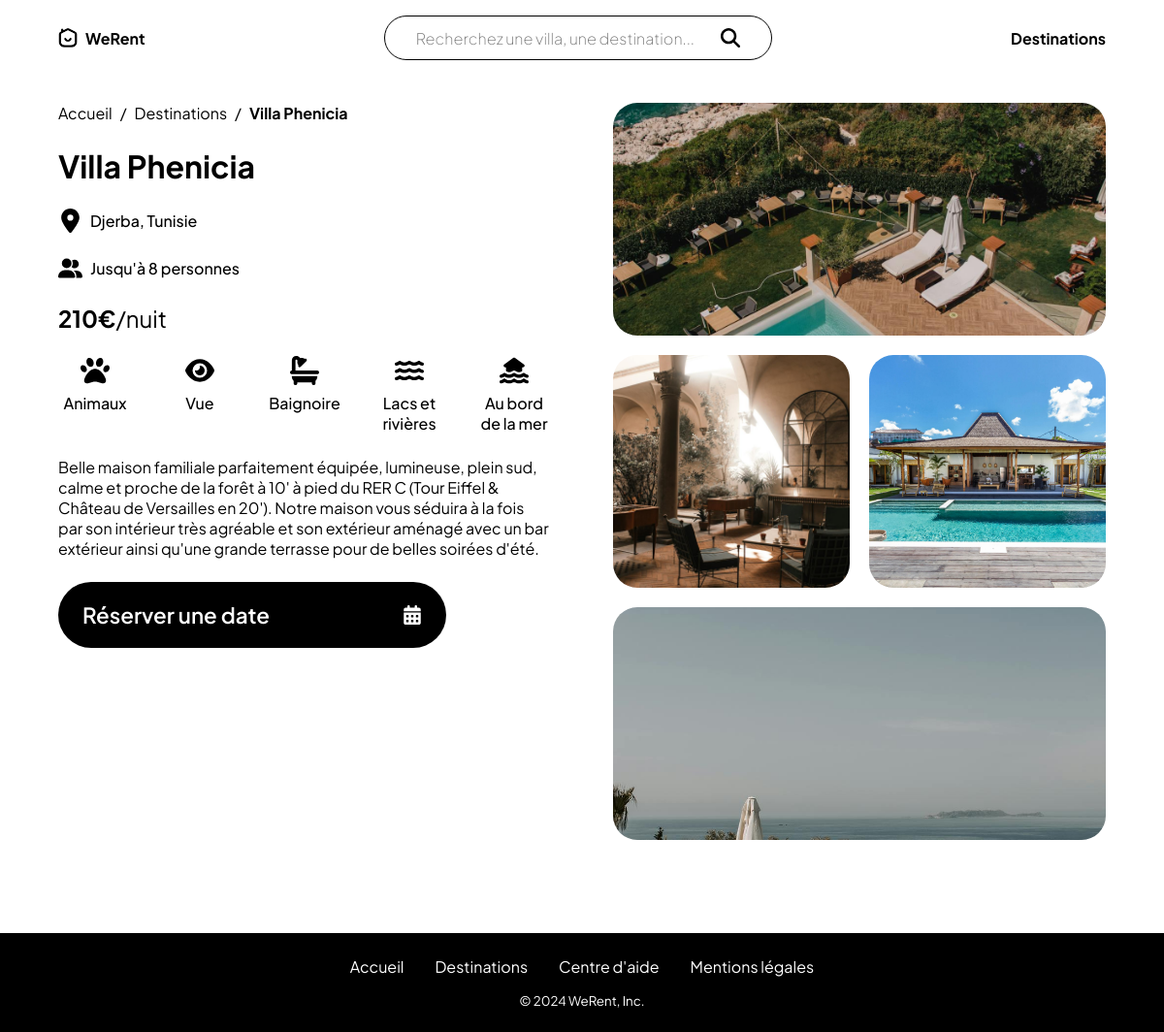
Page /location.php?id=1 on the earlier database version.
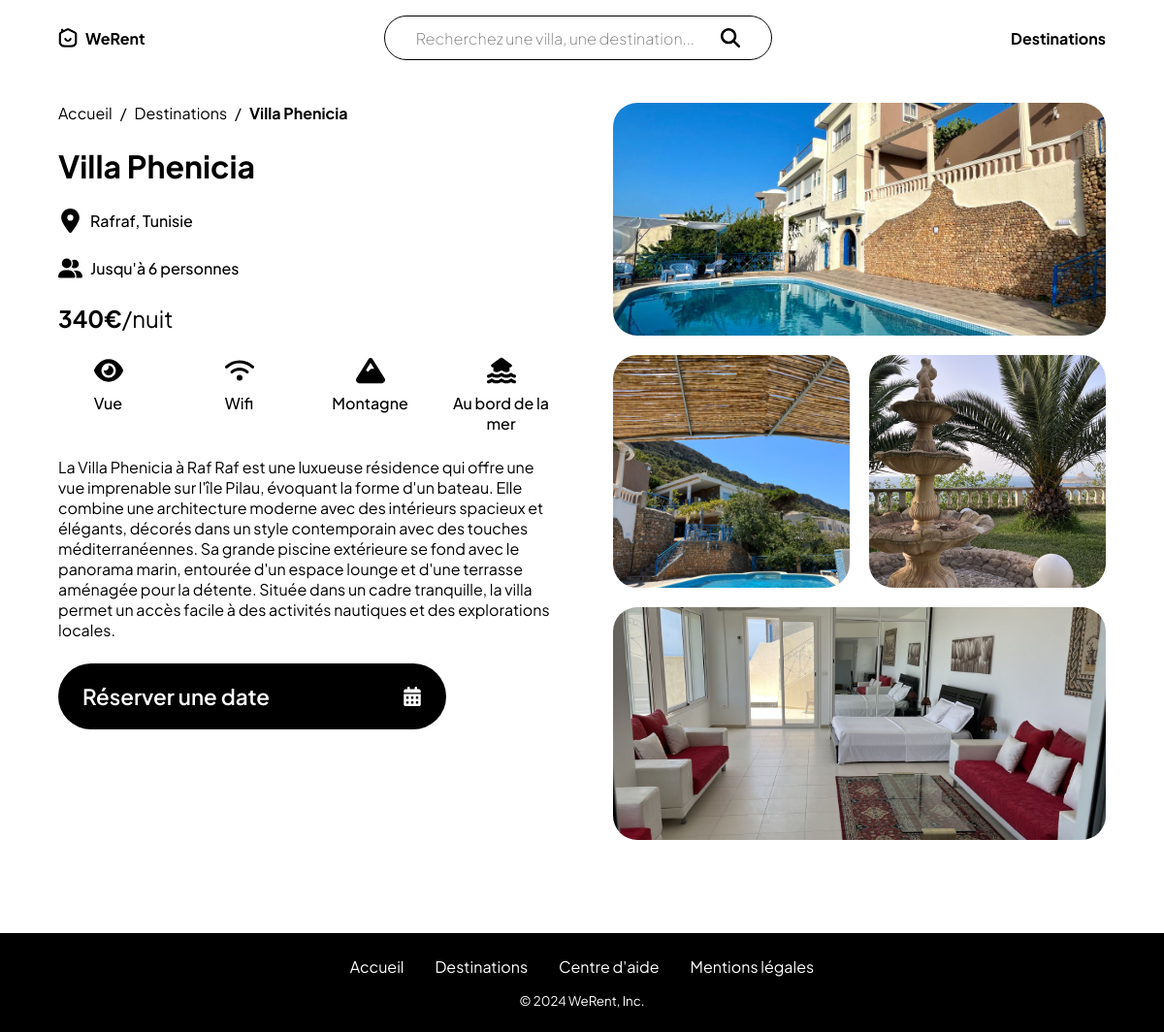
Same page on the later database version.
### tables this page shows
CREATE TABLE `logements` (
  `logementID` int(11) NOT NULL,
  `nom_logement` varchar(255) NOT NULL,
  `type` varchar(50) NOT NULL,
  `description` text NOT NULL,
  `image` text NOT NULL,
  `prix_par_nuit` decimal(10,0) NOT NULL,
  `capacite` int(11) NOT NULL,
  `wifi` tinyint(1) NOT NULL,
  `vue` tinyint(1) NOT NULL,
  `montagne` tinyint(1) NOT NULL,
  `lacs` tinyint(1) NOT NULL,
  `mer` tinyint(1) NOT NULL,
  `animaux` tinyint(1) NOT NULL,
  `baignoire` tinyint(1) NOT NULL,
  `cuisine` tinyint(1) NOT NULL,
  `coord` varchar(255) NOT NULL,
  `destinationextID` int(11) NOT NULL
);

CREATE TABLE `destinations` (
  `destinationID` int(11) NOT NULL,
  `nom_destination` varchar(255) NOT NULL,
  `pays` varchar(255) NOT NULL,
  `continent` enum('Amérique du Sud','Amérique du Nord','Europe','Asie','Afrique','Océanie') NOT NULL
);

### location.php (the view, shortened to what this page needs)
<?php
include ("includes/connexion.php");
if (isset($_GET['id']) && !empty($_GET['id'])) {
    $requete = "SELECT * FROM logements INNER JOIN destinations ON logements.destinationextID = destinations.destinationID WHERE logementID = " . $_GET['id'];
    $stmt = $db->query($requete);
    $resultat = $stmt->fetchall(PDO::FETCH_ASSOC);
} else {
    header('Location: 404.php');
}
?>
<!DOCTYPE html>
<html lang="fr">
<head>
    <link rel="stylesheet" href="css/style.css">
</head>
<body>
    <?php include ('includes/navigation.php'); ?>
    <div class="locationpage">
        <?php foreach ($resultat as $row) {
            $images = explode('+', $row["image"]);
            ?>
            <div class='loca-left'>
                <div class="fil-ariane">
                    <a href="index.php">Accueil</a><span>/</span><a href="destinations.php">Destinations</a><span>/</span><span><b><?php echo $row["nom_logement"] ?> </b>
                    </span>
                </div>
                <h2>
                    <?php echo $row["nom_logement"]; ?>
                </h2>
                <div class='loca-location'>
                    <img src='img/location.svg' alt='location'>
                    <h5>
                        <?php echo $row["nom_destination"] . ", " . $row["pays"]; ?>
                    </h5>
                </div>
                <div class='loca-location'>
                    <img src='img/person.svg' alt='person'>
                <h5>
                <?php echo "Jusqu'à {$row['capacite']} personnes"; ?>
                            </h5>
                            </div>
                <div class='loca-price'>
                    <h3>
                        <?php echo $row["prix_par_nuit"]; ?>€<span>/nuit</span>
                    </h3>
                </div>
                <div class='loca-options'>
                    <?php if ($row["animaux"]): ?>
                        <div class='loca-options-info'>
                            <img src='img/paw.svg' alt=''>
                            <h5>Animaux</h5>
                        </div>
                    <?php endif; ?>
                    <?php if ($row["vue"]): ?>
                        <div class='loca-options-info'>
                            <img src='img/eye.svg' alt=''>
                            <h5>Vue</h5>
                        </div>
                    <?php endif; ?>
                    <?php if ($row["wifi"]): ?>
                        <div class='loca-options-info'>
                            <img src='img/wifi.svg' alt=''>
                            <h5>Wifi</h5>
                        </div>
                    <?php endif; ?>
                    <?php if ($row["montagne"]): ?>
                        <div class='loca-options-info'>
                            <img src='img/mountain.svg' alt=''>
                            <h5>Montagne</h5>
                        </div>
                    <?php endif; ?>
                    <?php if ($row["baignoire"]): ?>
                        <div class='loca-options-info'>
                            <img src='img/bath.svg' alt=''>
                            <h5>Baignoire</h5>
                        </div>
                    <?php endif; ?>
                    <?php if ($row["lacs"]): ?>
                        <div class='loca-options-info'>
                            <img src='img/water.svg' alt=''>
                            <h5>Lacs et rivières</h5>
                        </div>
                    <?php endif; ?>
                    <?php if ($row["mer"]): ?>
                        <div class='loca-options-info'>
                            <img src='img/mer.svg' alt=''>
                            <h5>Au bord de la mer</h5>
                        </div>
                    <?php endif; ?>
                </div>
                <div class='loca-desc'>
                    <p>
                        <?php echo $row["description"]; ?>
                    </p>
                </div>
                <a href='reservation.php?id=<?php echo $_GET['id']; ?>' class='loca-btn'>Réserver une date <img
                        src='img/calendar.svg' alt=''></a>
            </div>
        <?php } ?>
        <div class='loca-right'>
            <?php
            $counter = 1;
            foreach ($images as $image) {
                echo "<div class='loca-img" . $counter . "' style='background-image: url(\"./img/" . $image . "\");' onclick='openModal(\"./img/" . $image . "\")'></div>";
                $counter++;
            }
            ?>
        </div>
    </div>
    <?php include ('includes/footer.php'); ?>
</body>
</html>

### includes/navigation.php
<nav class="navbar">
    <a class="navbarlogo" href="index.php">
        <img src="img/logo.webp" height="25px" alt="">
        <h5>WeRent</h5>
    </a>
    <div class="searchbar">
        <form action="destinations.php" method="GET">
        <input type="text" id="searchInput" name="search_combined" placeholder="Recherchez une villa, une destination...">
        <button type="submit"><img src="./img/loupe.svg" alt=""></button>
        </form>
    </div>
    <a href="destinations.php">
        <h5>Destinations</h5>
    </a>
</nav>

### includes/footer.php
<footer class="footer">
    <div class="footerpages">
        <a href="index.php#homeheader" title="Home">Accueil</a>
        <a href="destinations.php" title="Destinations">Destinations</a>
        <a href="contact.php" title="FAQ">Centre d'aide</a>
        <a href="" title="Terms & conditions">Mentions légales</a>
    </div>
    <small>© 2024 WeRent, Inc.</small>
</footer>

### css/style.css (style rules this page uses)
*, *::after, *::before { margin: 0; padding: 0; box-sizing: border-box; }
:root { --black: #000; --white: #fff; }
html { scroll-behavior: smooth; }
body { margin: 0; padding: 0; font-family: 'Plus Jakarta Sans', sans-serif; }
a { text-decoration: none; color: inherit; }
h1, h2, h3, h4, h5, h6 { margin: 0; padding: 0; }
h2 { font-size: 3rem; font-weight: 700; }
h3 { font-size: 2rem; font-weight: 700; }
h5 { font-size: 1.2rem; font-weight: 500; }
p { font-size: 1rem; }
.navbar { display: flex; justify-content: space-between; align-items: center; padding: 1rem 5%; margin: 0 auto; z-index: 100; gap: 1rem; position: fixed; font-weight: 500; top: 0; left: 0; right: 0; background-color: var(--white); }
.navbar button[type="submit"] { background: none; border: none; cursor: pointer; }
.navbar form { display: flex; width: 100%; }
.navbarlogo { display: flex; justify-content: center; align-items: center; gap: 0.5rem; }
.navbarlogo h5 { font-weight: 700; }
.navbar .searchbar { display: flex; justify-content: space-between; align-items: center; gap: 1rem; width: 400px; padding: 0px 20px; background-color: var(--white); border-radius: 50px; border: 1px solid var(--black); }
.navbar .searchbar input { width: 100%; font-weight: 100; background-color: var(--white); }
.navbar img { width: 20px; height: 20px; }
.navbar a h5 { font-weight: 700; }
.footer { width: 100%; height: fit-content; background-color: var(--black); color: var(--white); display: flex; flex-direction: column; justify-content: center; align-items: center; gap: 1rem; padding: 1.5rem 0; }
.footerpages { display: flex; justify-content: center; align-items: center; gap: 2rem; }
.fil-ariane { display: flex; align-items: center; font-size: 1rem; gap: 0.5rem; text-align: center; }
input[type="submit"], button[type="submit"], #submitBtn { color: var(--white); background-color: var(--black); padding: 12px; font-size: 0.9rem; }
input, select, button, textarea { border: none; background-color: rgb(240, 240, 240); border-radius: 10px; padding: 8px 12px; font-size: 1rem; font-family: "Plus Jakarta Sans", sans-serif; }
button { cursor: pointer; }
.locationpage { display: flex; width: 90%; margin: 0 auto; min-height: 100%; padding-top: 85px; gap: 4rem; margin-bottom: 5rem; max-width: 1440px; align-items: flex-start; }
.loca-left { display: flex; flex-direction: column; width: 50%; height: 100%; gap: 1.5rem; position: sticky; top: 80px; }
.loca-right { width: 50%; display: grid; height: 100%; gap: 20px; margin-bottom: 1rem; }
.loca-location { display: flex; align-items: center; gap: 0.5rem; font-weight: normal; }
.loca-location img { height: 25px; width: 25px; }
.loca-price span { font-weight: normal; font-size: 1.5rem; }
.loca-options { display: flex; gap: 2rem; }
.loca-options-info { display: flex; flex-direction: column; gap: 0.5rem; width: 100%; align-items: center; text-align: center; }
.loca-options-info img { height: 30px; width: 30px; }
.loca-btn { display: flex; justify-content: space-between; align-items: center; background-color: black; color: white; padding: 20px 25px; max-width: 400px; font-size: 1.4rem; border-radius: 50px; font-weight: 600; transition: all 0.3s ease-in-out; }
.loca-btn img { height: 20px; width: 20px; }
.loca-img1 { grid-area: 1 / 1 / 2 / 3; }
.loca-img2 { grid-area: 2 / 1 / 3 / 2; }
.loca-img3 { grid-area: 2 / 2 / 3 / 3; }
.loca-img4 { grid-area: 3 / 1 / 4 / 3; }
.loca-img1, .loca-img2, .loca-img3, .loca-img4, .loca-img5 { background-size: cover; background-position: center; border-radius: 25px; height: 15rem; }
button[type="submit"] { transition: all 0.3s ease-in-out; }
@media screen and (max-width:1440px) { h2 { font-size: 2rem; } }
@media screen and (max-width:1440px) { h3 { font-size: 1.5rem; } }
@media screen and (max-width:1440px) { h5 { font-size: 1rem; } }
@media screen and (max-width:1280px) { h2 { font-size: 2rem; } }
@media screen and (max-width:1280px) { h3 { font-size: 1.5rem; } }
@media screen and (max-width:1280px) { h5 { font-size: 1rem; } }

Differences in the rows shown:
changed logements "Villa Phenicia": destinations.nom_destination "Djerba" → "Rafraf"; capacite "8" → "6"; prix_par_nuit "210" → "340"; wifi: picture added; montagne: picture added; description "Belle maison familiale parfaitement équipée, lumineuse, plein sud, calme et proche de la forêt à 10' à pied du RER C (Tour Eiffel & Château de Versailles en 20'). Notre maison vous séduira à la fois par son intérieur très agréable et son extérieur aménagé avec un bar extérieur ainsi qu'une grande terrasse pour de belles soirées d'été." → "La Villa Phenicia à Raf Raf est une luxueuse résidence qui offre une vue imprenable sur l'île Pilau, évoquant la forme d'un bateau. Elle combine une architecture moderne avec des intérieurs spacieux et élégants, décorés dans un style contemporain avec des touches méditerranéennes. Sa grande piscine extérieure se fond avec le panorama marin, entourée d'un espace lounge et d'une terrasse aménagée pour la détente. Située dans un cadre tranquille, la villa permet un accès facile à des activités nautiques et des explorations locales."; image "villa4.jpg+villa2.jpg+villa3.jpg+villa5.jpg" → "villaphenicia1.jpg+villaphenicia2.jpg+villaphenicia3.jpeg+villaphenicia4.jpeg" (drawn); animaux: picture removed; baignoire: picture removed; lacs: picture removed; now shows "Wifi"; now shows "Montagne"; no longer shows "Animaux"; no longer shows "Baignoire"; no longer shows "Lacs et rivières"
